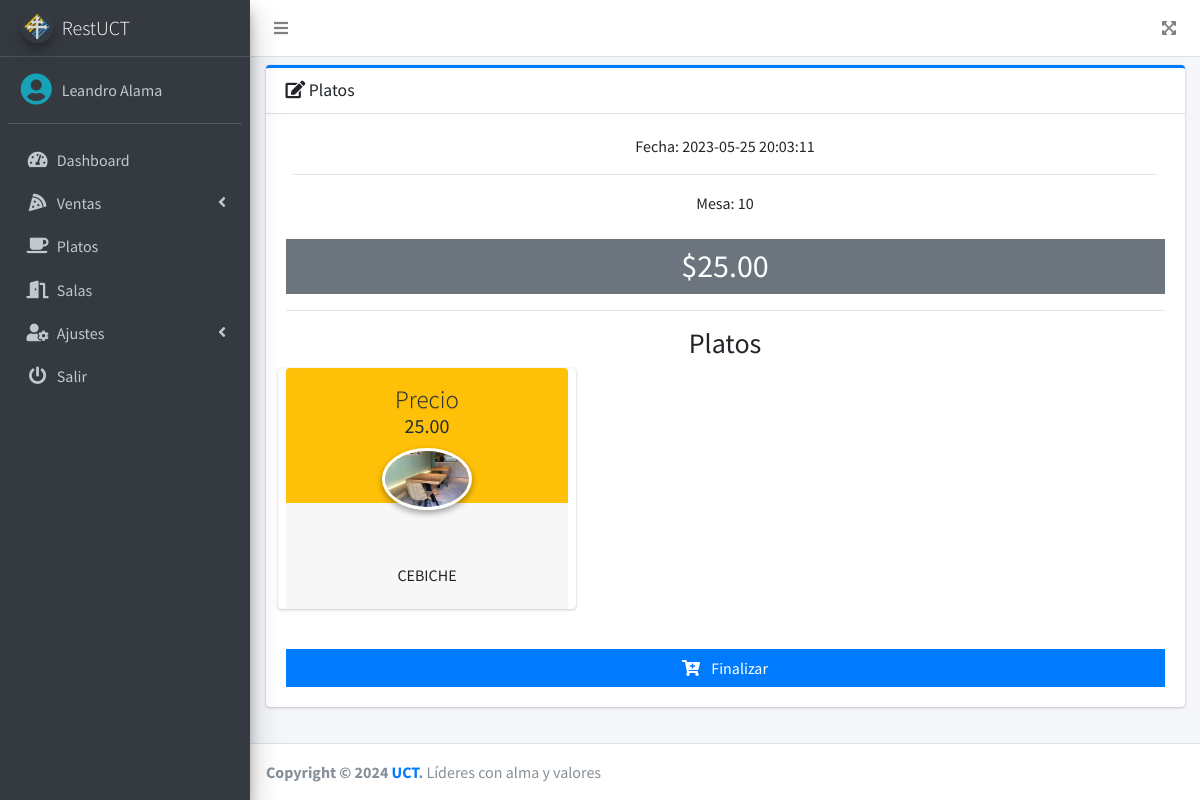
Page /src/finalizar.php?id_sala=2&mesa=10 (signed in) on the committed database.
### tables this page shows
CREATE TABLE `pedidos` (
  `id` int(11) NOT NULL,
  `id_sala` int(11) NOT NULL,
  `num_mesa` int(11) NOT NULL,
  `fecha` timestamp NOT NULL DEFAULT current_timestamp() ON UPDATE current_timestamp(),
  `total` decimal(10,2) NOT NULL,
  `observacion` text DEFAULT NULL,
  `estado` enum('PENDIENTE','FINALIZADO') NOT NULL DEFAULT 'PENDIENTE',
  `id_usuario` int(11) NOT NULL
);

CREATE TABLE `detalle_pedidos` (
  `id` int(11) NOT NULL,
  `nombre` varchar(200) NOT NULL,
  `precio` decimal(10,2) NOT NULL,
  `cantidad` int(11) NOT NULL,
  `id_pedido` int(11) NOT NULL
);

### src/finalizar.php (the view, shortened to what this page needs)
<?php
if ($_SESSION['rol'] == 1 || $_SESSION['rol'] == 3) {
$id_sala = $_GET['id_sala'];
$mesa = $_GET['mesa'];
include_once "includes/header.php";
?>
<div class="card card-primary card-outline">
    <div class="card-header">
        <h3 class="card-title">
            <i class="fas fa-edit"></i>
            Platos
        </h3>
    </div>
    <div class="card-body">
        <div class="row">
            <?php
            include "../conexion.php";
            $query = mysqli_query($conexion, "SELECT * FROM pedidos WHERE id_sala = $id_sala AND num_mesa = $mesa AND estado = 'PENDIENTE'");
            $result = mysqli_fetch_assoc($query);
            if (!empty($result)) { ?>
                <div class="col-md-12 text-center">
                    <div class="col-12">
                        Fecha: <?php echo $result['fecha']; ?>
                        <hr>
                        Mesa: <?php echo $_GET['mesa']; ?>
                    </div>
                    <div class="bg-gray py-2 px-3 mt-4">
                        <h2 class="mb-0">
                            $<?php echo $result['total']; ?>
                        </h2>
                    </div>
                    <hr>
                    <h3>Platos</h3>
                    <div class="row">
                    <?php $id_pedido = $result['id'];
                    $query1 = mysqli_query($conexion, "SELECT * FROM detalle_pedidos WHERE id_pedido = $id_pedido");
                    while ($data1 = mysqli_fetch_assoc($query1)) { ?>
                        <div class="col-md-4 card card-widget widget-user">
                            <div class="widget-user-header bg-warning">
                                <h3 class="widget-user-username">Precio</h3>
                                <h5 class="widget-user-desc"><?php echo $data1['precio']; ?></h5>
                            </div>
                            <div class="widget-user-image">
                                <img class="img-circle elevation-2" src="../assets/img/mesita.jpg" alt="User Avatar">
                            </div>
                            <div class="card-footer">
                                <div class="description-block">
                                    <span><?php echo $data1['nombre']; ?></span>
                                </div>
                            </div>
                        </div>
                    <?php } ?>
                    </div>
                    <div class="mt-4">
                        <a class="btn btn-primary btn-block btn-flat finalizarPedido" href="#">
                            <i class="fas fa-cart-plus mr-2"></i>
                            Finalizar
                        </a>
                    </div>
                </div>
            <?php } ?>
        </div>
    </div>
</div>
<?php include_once "includes/footer.php";
} else {
    header('Location: permisos.php');
} ?>

### rows in the picture
pedidos: fecha "2023-05-25 20:03:11", total "25.00"
detalle_pedidos: precio "25.00", nombre "CEBICHE"

### other values in the picture
$_SESSION['nombre'] "Leandro Alama"
$_GET['mesa'] "10"
